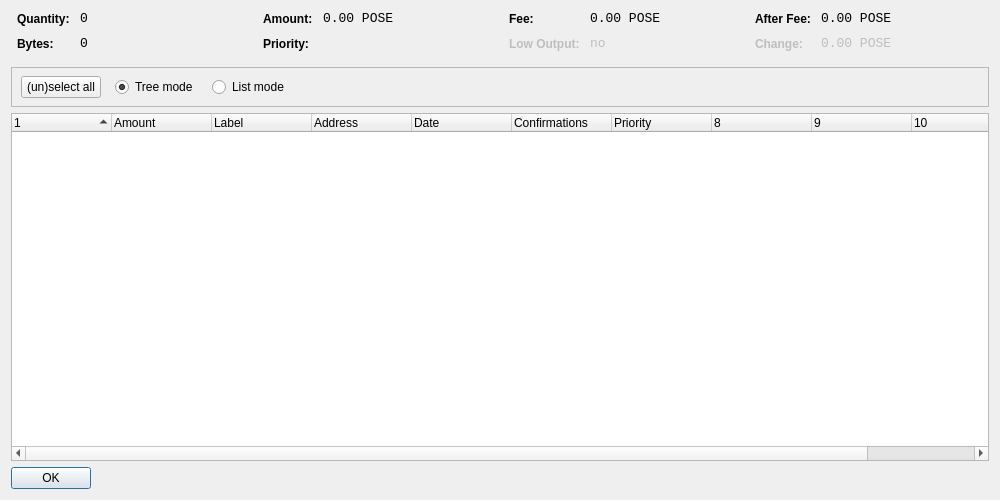
<?xml version="1.0" encoding="UTF-8"?>
<ui version="4.0">
 <class>CoinControlDialog</class>
 <widget class="QDialog" name="CoinControlDialog">
  <property name="geometry">
   <rect>
    <x>0</x>
    <y>0</y>
    <width>1000</width>
    <height>500</height>
   </rect>
  </property>
  <property name="windowTitle">
   <string>Coin Control</string>
  </property>
  <layout class="QVBoxLayout" name="verticalLayout">
   <item>
    <layout class="QHBoxLayout" name="horizontalLayoutTop" stretch="0,0,0,0">
     <property name="topMargin">
      <number>0</number>
     </property>
     <property name="bottomMargin">
      <number>10</number>
     </property>
     <item>
      <layout class="QFormLayout" name="formLayoutCoinControl1">
       <property name="horizontalSpacing">
        <number>10</number>
       </property>
       <property name="verticalSpacing">
        <number>10</number>
       </property>
       <property name="leftMargin">
        <number>6</number>
       </property>
       <property name="rightMargin">
        <number>6</number>
       </property>
       <item row="0" column="0">
        <widget class="QLabel" name="labelCoinControlQuantityText">
         <property name="styleSheet">
          <string notr="true">font-weight:bold;</string>
         </property>
         <property name="text">
          <string>Quantity:</string>
         </property>
        </widget>
       </item>
       <item row="0" column="1">
        <widget class="QLabel" name="labelCoinControlQuantity">
         <property name="font">
          <font>
           <family>Monospace</family>
           <pointsize>10</pointsize>
          </font>
         </property>
         <property name="cursor">
          <cursorShape>IBeamCursor</cursorShape>
         </property>
         <property name="contextMenuPolicy">
          <enum>Qt::ActionsContextMenu</enum>
         </property>
         <property name="text">
          <string>0</string>
         </property>
         <property name="textInteractionFlags">
          <set>Qt::LinksAccessibleByMouse|Qt::TextSelectableByKeyboard|Qt::TextSelectableByMouse</set>
         </property>
        </widget>
       </item>
       <item row="1" column="0">
        <widget class="QLabel" name="labelCoinControlBytesText">
         <property name="styleSheet">
          <string notr="true">font-weight:bold;</string>
         </property>
         <property name="text">
          <string>Bytes:</string>
         </property>
        </widget>
       </item>
       <item row="1" column="1">
        <widget class="QLabel" name="labelCoinControlBytes">
         <property name="font">
          <font>
           <family>Monospace</family>
           <pointsize>10</pointsize>
          </font>
         </property>
         <property name="cursor">
          <cursorShape>IBeamCursor</cursorShape>
         </property>
         <property name="contextMenuPolicy">
          <enum>Qt::ActionsContextMenu</enum>
         </property>
         <property name="text">
          <string>0</string>
         </property>
         <property name="textInteractionFlags">
          <set>Qt::LinksAccessibleByMouse|Qt::TextSelectableByKeyboard|Qt::TextSelectableByMouse</set>
         </property>
        </widget>
       </item>
      </layout>
     </item>
     <item>
      <layout class="QFormLayout" name="formLayoutCoinControl2">
       <property name="horizontalSpacing">
        <number>10</number>
       </property>
       <property name="verticalSpacing">
        <number>10</number>
       </property>
       <property name="leftMargin">
        <number>6</number>
       </property>
       <property name="rightMargin">
        <number>6</number>
       </property>
       <item row="0" column="0">
        <widget class="QLabel" name="labelCoinControlAmountText">
         <property name="styleSheet">
          <string notr="true">font-weight:bold;</string>
         </property>
         <property name="text">
          <string>Amount:</string>
         </property>
        </widget>
       </item>
       <item row="0" column="1">
        <widget class="QLabel" name="labelCoinControlAmount">
         <property name="font">
          <font>
           <family>Monospace</family>
           <pointsize>10</pointsize>
          </font>
         </property>
         <property name="cursor">
          <cursorShape>IBeamCursor</cursorShape>
         </property>
         <property name="contextMenuPolicy">
          <enum>Qt::ActionsContextMenu</enum>
         </property>
         <property name="text">
          <string>0.00 POSE</string>
         </property>
         <property name="textInteractionFlags">
          <set>Qt::LinksAccessibleByMouse|Qt::TextSelectableByKeyboard|Qt::TextSelectableByMouse</set>
         </property>
        </widget>
       </item>
       <item row="1" column="0">
        <widget class="QLabel" name="labelCoinControlPriorityText">
         <property name="styleSheet">
          <string notr="true">font-weight:bold;</string>
         </property>
         <property name="text">
          <string>Priority:</string>
         </property>
        </widget>
       </item>
       <item row="1" column="1">
        <widget class="QLabel" name="labelCoinControlPriority">
         <property name="font">
          <font>
           <family>Monospace</family>
           <pointsize>10</pointsize>
          </font>
         </property>
         <property name="cursor">
          <cursorShape>IBeamCursor</cursorShape>
         </property>
         <property name="contextMenuPolicy">
          <enum>Qt::ActionsContextMenu</enum>
         </property>
         <property name="text">
          <string/>
         </property>
         <property name="textInteractionFlags">
          <set>Qt::LinksAccessibleByMouse|Qt::TextSelectableByKeyboard|Qt::TextSelectableByMouse</set>
         </property>
        </widget>
       </item>
      </layout>
     </item>
     <item>
      <layout class="QFormLayout" name="formLayoutCoinControl3">
       <property name="horizontalSpacing">
        <number>10</number>
       </property>
       <property name="verticalSpacing">
        <number>10</number>
       </property>
       <property name="leftMargin">
        <number>6</number>
       </property>
       <property name="rightMargin">
        <number>6</number>
       </property>
       <item row="0" column="0">
        <widget class="QLabel" name="labelCoinControlFeeText">
         <property name="styleSheet">
          <string notr="true">font-weight:bold;</string>
         </property>
         <property name="text">
          <string>Fee:</string>
         </property>
        </widget>
       </item>
       <item row="0" column="1">
        <widget class="QLabel" name="labelCoinControlFee">
         <property name="font">
          <font>
           <family>Monospace</family>
           <pointsize>10</pointsize>
          </font>
         </property>
         <property name="cursor">
          <cursorShape>IBeamCursor</cursorShape>
         </property>
         <property name="contextMenuPolicy">
          <enum>Qt::ActionsContextMenu</enum>
         </property>
         <property name="text">
          <string>0.00 POSE</string>
         </property>
         <property name="textInteractionFlags">
          <set>Qt::LinksAccessibleByMouse|Qt::TextSelectableByKeyboard|Qt::TextSelectableByMouse</set>
         </property>
        </widget>
       </item>
       <item row="1" column="0">
        <widget class="QLabel" name="labelCoinControlLowOutputText">
         <property name="enabled">
          <bool>false</bool>
         </property>
         <property name="styleSheet">
          <string notr="true">font-weight:bold;</string>
         </property>
         <property name="text">
          <string>Low Output:</string>
         </property>
        </widget>
       </item>
       <item row="1" column="1">
        <widget class="QLabel" name="labelCoinControlLowOutput">
         <property name="enabled">
          <bool>false</bool>
         </property>
         <property name="font">
          <font>
           <family>Monospace</family>
           <pointsize>10</pointsize>
          </font>
         </property>
         <property name="cursor">
          <cursorShape>IBeamCursor</cursorShape>
         </property>
         <property name="contextMenuPolicy">
          <enum>Qt::ActionsContextMenu</enum>
         </property>
         <property name="text">
          <string>no</string>
         </property>
         <property name="textInteractionFlags">
          <set>Qt::LinksAccessibleByMouse|Qt::TextSelectableByKeyboard|Qt::TextSelectableByMouse</set>
         </property>
        </widget>
       </item>
      </layout>
     </item>
     <item>
      <layout class="QFormLayout" name="formLayoutCoinControl4">
       <property name="horizontalSpacing">
        <number>10</number>
       </property>
       <property name="verticalSpacing">
        <number>10</number>
       </property>
       <property name="leftMargin">
        <number>6</number>
       </property>
       <property name="rightMargin">
        <number>6</number>
       </property>
       <item row="0" column="0">
        <widget class="QLabel" name="labelCoinControlAfterFeeText">
         <property name="styleSheet">
          <string notr="true">font-weight:bold;</string>
         </property>
         <property name="text">
          <string>After Fee:</string>
         </property>
        </widget>
       </item>
       <item row="0" column="1">
        <widget class="QLabel" name="labelCoinControlAfterFee">
         <property name="font">
          <font>
           <family>Monospace</family>
           <pointsize>10</pointsize>
          </font>
         </property>
         <property name="cursor">
          <cursorShape>IBeamCursor</cursorShape>
         </property>
         <property name="contextMenuPolicy">
          <enum>Qt::ActionsContextMenu</enum>
         </property>
         <property name="text">
          <string>0.00 POSE</string>
         </property>
         <property name="textInteractionFlags">
          <set>Qt::LinksAccessibleByMouse|Qt::TextSelectableByKeyboard|Qt::TextSelectableByMouse</set>
         </property>
        </widget>
       </item>
       <item row="1" column="0">
        <widget class="QLabel" name="labelCoinControlChangeText">
         <property name="enabled">
          <bool>false</bool>
         </property>
         <property name="styleSheet">
          <string notr="true">font-weight:bold;</string>
         </property>
         <property name="text">
          <string>Change:</string>
         </property>
        </widget>
       </item>
       <item row="1" column="1">
        <widget class="QLabel" name="labelCoinControlChange">
         <property name="enabled">
          <bool>false</bool>
         </property>
         <property name="font">
          <font>
           <family>Monospace</family>
           <pointsize>10</pointsize>
          </font>
         </property>
         <property name="cursor">
          <cursorShape>IBeamCursor</cursorShape>
         </property>
         <property name="contextMenuPolicy">
          <enum>Qt::ActionsContextMenu</enum>
         </property>
         <property name="text">
          <string>0.00 POSE</string>
         </property>
         <property name="textInteractionFlags">
          <set>Qt::LinksAccessibleByMouse|Qt::TextSelectableByKeyboard|Qt::TextSelectableByMouse</set>
         </property>
        </widget>
       </item>
      </layout>
     </item>
    </layout>
   </item>
   <item>
    <widget class="QFrame" name="frame">
     <property name="minimumSize">
      <size>
       <width>0</width>
       <height>40</height>
      </size>
     </property>
     <property name="frameShape">
      <enum>QFrame::StyledPanel</enum>
     </property>
     <property name="frameShadow">
      <enum>QFrame::Sunken</enum>
     </property>
     <widget class="QWidget" name="horizontalLayoutWidget">
      <property name="geometry">
       <rect>
        <x>10</x>
        <y>0</y>
        <width>781</width>
        <height>41</height>
       </rect>
      </property>
      <layout class="QHBoxLayout" name="horizontalLayoutPanel" stretch="0,0,0,0">
       <property name="spacing">
        <number>14</number>
       </property>
       <item>
        <widget class="QPushButton" name="pushButtonSelectAll">
         <property name="sizePolicy">
          <sizepolicy hsizetype="Maximum" vsizetype="Fixed">
           <horstretch>0</horstretch>
           <verstretch>0</verstretch>
          </sizepolicy>
         </property>
         <property name="text">
          <string>(un)select all</string>
         </property>
        </widget>
       </item>
       <item>
        <widget class="QRadioButton" name="radioTreeMode">
         <property name="sizePolicy">
          <sizepolicy hsizetype="Maximum" vsizetype="Fixed">
           <horstretch>0</horstretch>
           <verstretch>0</verstretch>
          </sizepolicy>
         </property>
         <property name="text">
          <string>Tree mode</string>
         </property>
         <property name="checked">
          <bool>true</bool>
         </property>
        </widget>
       </item>
       <item>
        <widget class="QRadioButton" name="radioListMode">
         <property name="sizePolicy">
          <sizepolicy hsizetype="Maximum" vsizetype="Fixed">
           <horstretch>0</horstretch>
           <verstretch>0</verstretch>
          </sizepolicy>
         </property>
         <property name="text">
          <string>List mode</string>
         </property>
        </widget>
       </item>
       <item>
        <spacer name="horizontalSpacer">
         <property name="orientation">
          <enum>Qt::Horizontal</enum>
         </property>
         <property name="sizeHint" stdset="0">
          <size>
           <width>40</width>
           <height>20</height>
          </size>
         </property>
        </spacer>
       </item>
      </layout>
     </widget>
    </widget>
   </item>
   <item>
    <widget class="CoinControlTreeWidget" name="treeWidget">
     <property name="contextMenuPolicy">
      <enum>Qt::CustomContextMenu</enum>
     </property>
     <property name="sortingEnabled">
      <bool>false</bool>
     </property>
     <property name="columnCount">
      <number>11</number>
     </property>
     <attribute name="headerShowSortIndicator" stdset="0">
      <bool>true</bool>
     </attribute>
     <attribute name="headerStretchLastSection">
      <bool>false</bool>
     </attribute>
     <column>
      <property name="text">
       <string/>
      </property>
     </column>
     <column>
      <property name="text">
       <string>Amount</string>
      </property>
     </column>
     <column>
      <property name="text">
       <string>Label</string>
      </property>
     </column>
     <column>
      <property name="text">
       <string>Address</string>
      </property>
     </column>
     <column>
      <property name="text">
       <string>Date</string>
      </property>
     </column>
     <column>
      <property name="text">
       <string>Confirmations</string>
      </property>
      <property name="toolTip">
       <string>Confirmed</string>
      </property>
     </column>
     <column>
      <property name="text">
       <string>Priority</string>
      </property>
     </column>
     <column>
      <property name="text">
       <string/>
      </property>
     </column>
     <column>
      <property name="text">
       <string/>
      </property>
     </column>
     <column>
      <property name="text">
       <string/>
      </property>
     </column>
     <column>
      <property name="text">
       <string/>
      </property>
     </column>
    </widget>
   </item>
   <item>
    <widget class="QDialogButtonBox" name="buttonBox">
     <property name="sizePolicy">
      <sizepolicy hsizetype="Maximum" vsizetype="Fixed">
       <horstretch>0</horstretch>
       <verstretch>0</verstretch>
      </sizepolicy>
     </property>
     <property name="orientation">
      <enum>Qt::Horizontal</enum>
     </property>
     <property name="standardButtons">
      <set>QDialogButtonBox::Ok</set>
     </property>
    </widget>
   </item>
  </layout>
 </widget>
 <customwidgets>
  <customwidget>
   <class>CoinControlTreeWidget</class>
   <extends>QTreeWidget</extends>
   <header>coincontroltreewidget.h</header>
  </customwidget>
 </customwidgets>
 <resources/>
 <connections/>
</ui>
